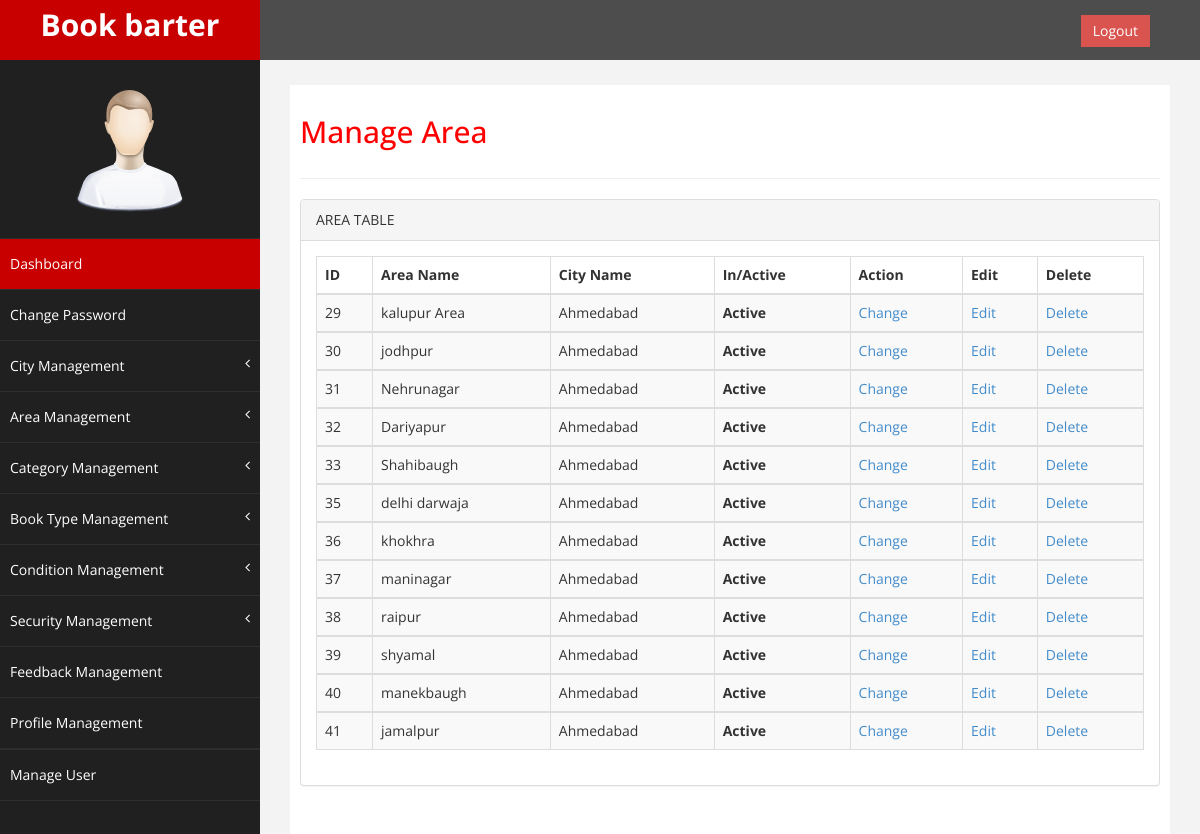
Page /admin/managearea.php on the committed database.
### tables this page shows
CREATE TABLE `city_table` (
  `id` int(20) NOT NULL,
  `city_name` varchar(20) NOT NULL,
  `is_active` int(2) NOT NULL
);

CREATE TABLE `area_table` (
  `id` int(20) NOT NULL,
  `area_name` varchar(20) NOT NULL,
  `city_id` int(20) NOT NULL,
  `is_active` int(2) NOT NULL
);

### admin/managearea.php (the view, shortened to what this page needs)
<?php
require "common/header.php";
require 'dbconnect.php';
$qry2="SELECT area_table.id,area_table.is_active,area_table.area_name,city_table.city_name FROM city_table INNER JOIN area_table ON city_table.id = area_table.city_id WHERE area_table.is_active!=2 ORDER BY area_table.id";
$rs2=mysqli_query($conn,$qry2);
?>
    <div id="wrapper">
        <nav class="navbar navbar-default navbar-cls-top " role="navigation" style="margin-bottom: 0">
            <div class="navbar-header">
                <a class="navbar-brand" href="dashboard.php">Book barter</a>
            </div>
  <div style="color: white;
padding: 15px 50px 5px 50px;
float: right;
font-size: 16px;">  <a href="logout.php" class="btn btn-danger square-btn-adjust">Logout</a> </div>
        </nav>
          <?php
  require "common/navigation.php";
?>
                  <div id="page-wrapper" >
            <div id="page-inner">
                <div class="row">
                    <div class="col-md-12">
                     <h2>Manage Area</h2>
                    </div>
                </div>
                  <hr />
                  <div class="row">
                <div class="col-md-12">
                    <div class="panel panel-default">
                        <div class="panel-heading">
                             AREA TABLE
                        </div>
                        <div class="panel-body">
                            <div class="table-responsive">
                                <table class="table table-striped table-bordered table-hover" id="">
                                    <thead>
                                        <tr>
                                            <th>ID</th>
                                            <th>Area Name</th>
                                            <th>City Name</th>
                                            <th>In/Active</th>
                                            <th>Action</th>
                                            <th>Edit</th>
                                            <th>Delete</th>
                                        </tr>
                                                                </thead>
                            <?php
                                if(mysqli_num_rows($rs2)>0)
                                {
                                    while($row2=mysqli_fetch_assoc($rs2))
                                    {
                            ?>
                                <tbody>
                                    <tr class="odd gradeX">
                                    <td><?php echo $row2['id']; ?></td>
                                    <td><?php echo $row2['area_name'];?></td>
                                    <td><?php echo $row2['city_name'];?></td>
                                    <th><?php if($row2['is_active']==1){echo "Active";}else{echo "Blocked";} ?></th>
                                    <td><a href="actionarea.php?id=<?php echo $row2['id']; ?>&status=<?php echo $row2['is_active']; ?>">Change</a></td>
                                    <td><a href="editarea.php?id=<?php echo $row2['id']; ?>">Edit</a></td>
                                    <td><a href="deletearea.php?id=<?php echo $row2['id']; ?>">Delete</a></td>
                                </tr>
                            <?php
                                 }
                                }
                                else
                                {
                                echo "0 Rows Returned!";
                                }
                            ?>
                                    </tbody>
                                </table>
                            </div>
                        </div>
                    </div>
                </div>
            </div>
        </div>
    </div>
    <?php require "common/footer.php"; ?>

### admin/css/custom.css (style rules this page uses)
body { font-family: 'Open Sans', sans-serif; }
#wrapper { width: 100%; background:#202020; }
#page-wrapper { padding: 15px 15px; min-height: 600px; background:#F3F3F3; }
#page-inner { width:100%; margin:10px 20px 10px 0px; background-color:#fff!important; padding:10px; min-height:1200px; }
h2 { color: #f00; }
.square-btn-adjust { border: 0px solid transparent; -webkit-border-radius: 0px; -moz-border-radius: 0px; border-radius: 0px; }
.navbar-cls-top .navbar-brand { color: #fff; background: #C90000; width: 260px; text-align: center; height: 60px; font-size: 30px; font-weight: 700; }
.navbar-cls-top { background:#4D4D4D; border-bottom:none; }
.navbar-default { border:0px solid black; }
.navbar-header { background: #A70303; }
@media (min-width:768px) { #page-wrapper { margin: 0 0 0 260px; padding: 15px 30px; min-height: 1200px; } }
@media (min-width:768px) { .navbar { border-radius: 0px; } }

### rows in the picture
city_table: area_table.id "29", area_table.area_name "kalupur Area", city_name "Ahmedabad", area_table.id "30", area_table.area_name "jodhpur", area_table.id "31", area_table.area_name "Nehrunagar", area_table.id "32", area_table.area_name "Dariyapur", area_table.id "33", area_table.area_name "Shahibaugh", area_table.id "35", area_table.area_name "delhi darwaja", area_table.id "36", area_table.area_name "khokhra", area_table.id "37", area_table.area_name "maninagar", area_table.id "38", area_table.area_name "raipur", area_table.id "39", area_table.area_name "shyamal", area_table.id "40", area_table.area_name "manekbaugh", area_table.id "41", area_table.area_name "jamalpur"
